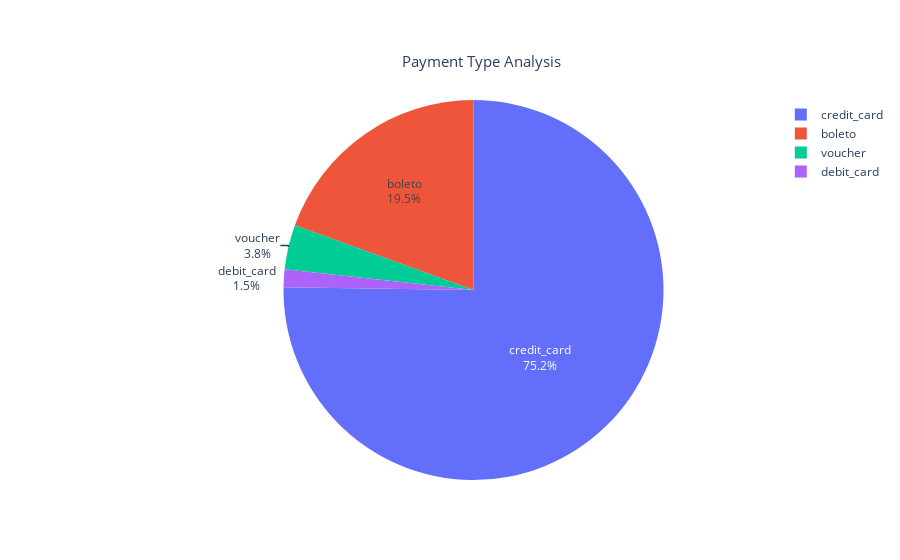

The code cell stored with this chart in its notebook:
### Markdown cell above
### 그래프 세부 조정
- 각 필드 확인: https://plotly.com/python/reference/

### Code cell
import plotly.graph_objects as go

fig = go.Figure()
fig.add_trace(
    go.Pie(    
        labels=payment_type_count.index, values=payment_type_count.values,
        textinfo='label+percent', insidetextorientation='horizontal'
    )
)

fig.update_layout(
    {
        "title": {
            "text": "Payment Type Analysis",
            "x": 0.535,
            "y": 0.9,
            "font": {
                "size": 15
            }
        },
        "showlegend": True
    }
)

fig.show()

### Figure 1 — Plotly figure (JSON) as saved in the notebook; plotly's stock layout.template omitted (floating-point values rounded to 4 significant figures)
{"data": [{"insidetextorientation": "horizontal", "labels": ["credit_card", "boleto", "voucher", "debit_card"], "textinfo": "label+percent", "type": "pie", "values": [76505, 19784, 3866, 1528]}], "layout": {"showlegend": true, "title": {"font": {"size": 15}, "text": "Payment Type Analysis", "x": 0.535, "y": 0.9}}}
